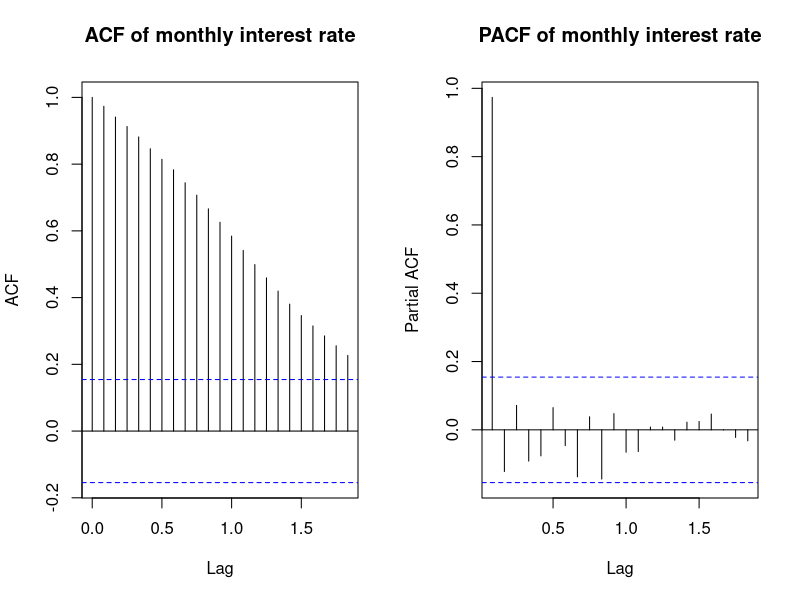
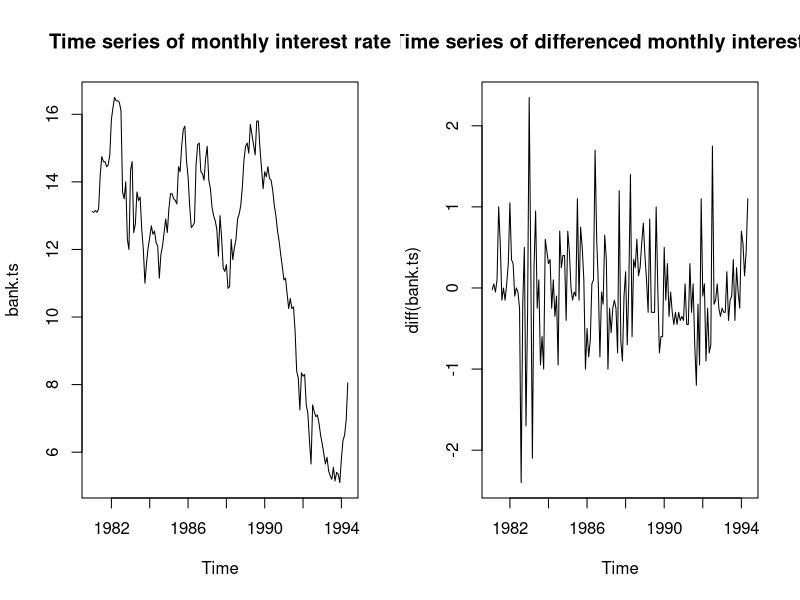
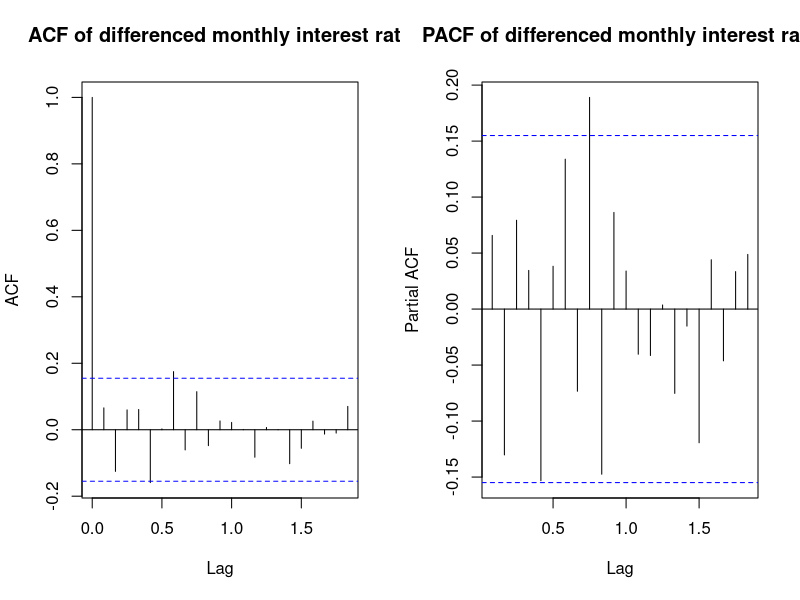
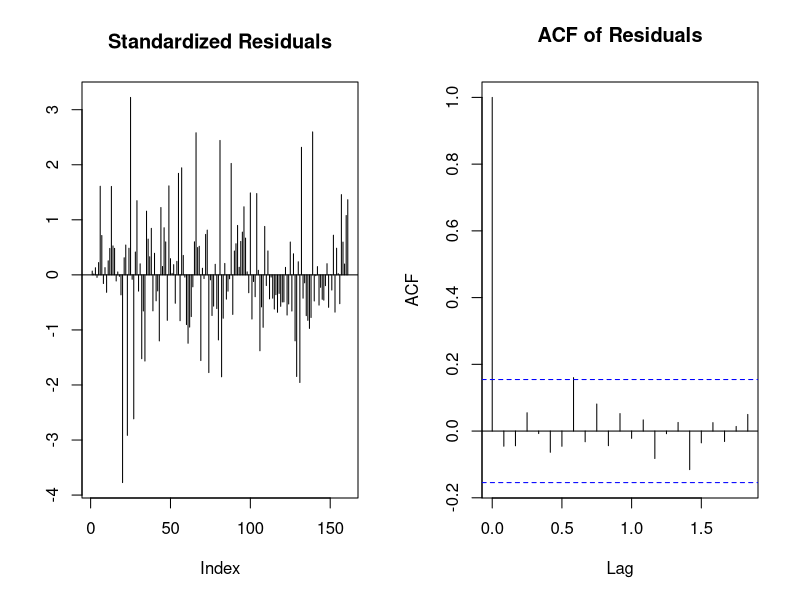
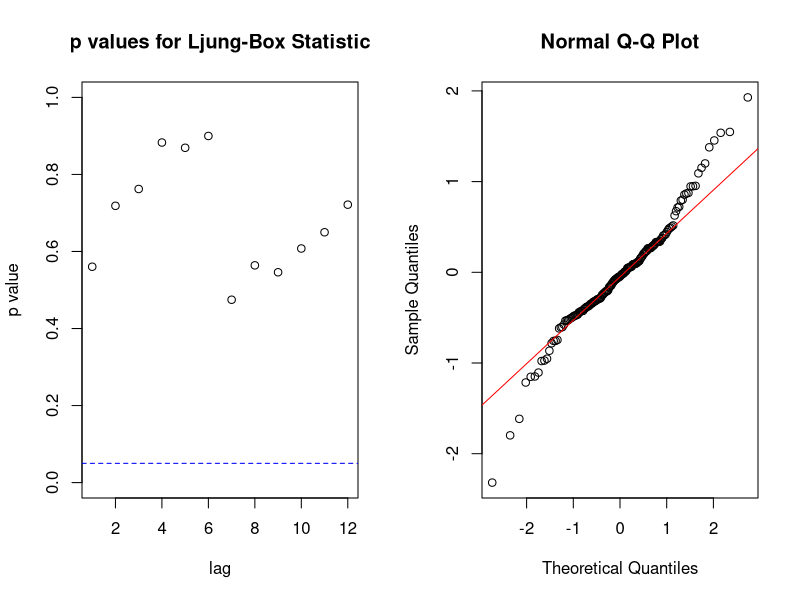
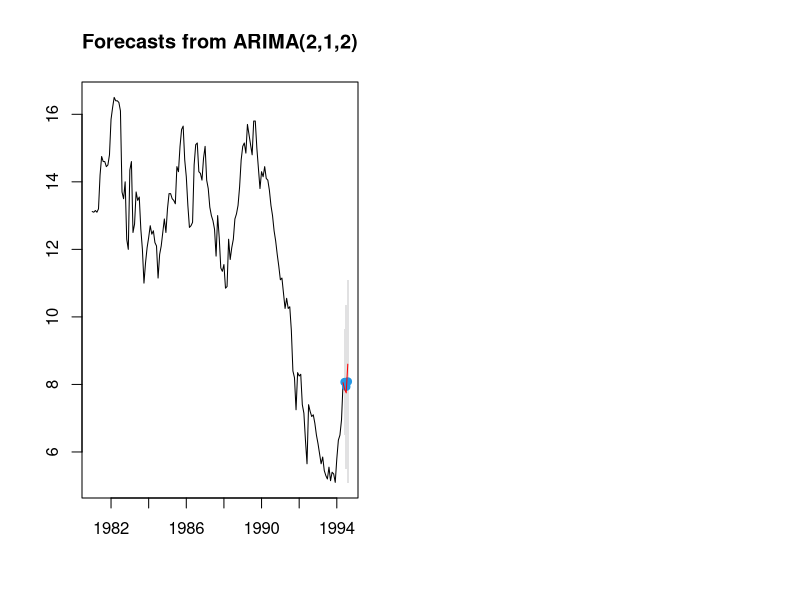
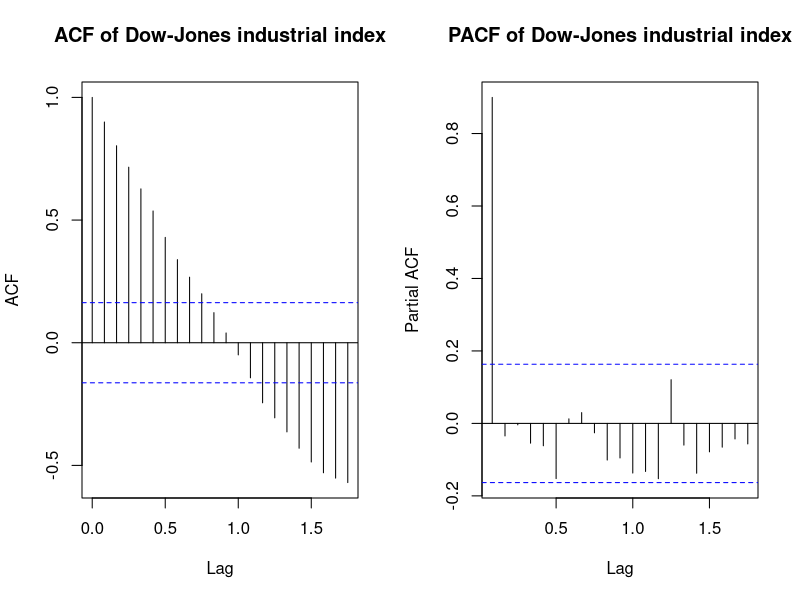
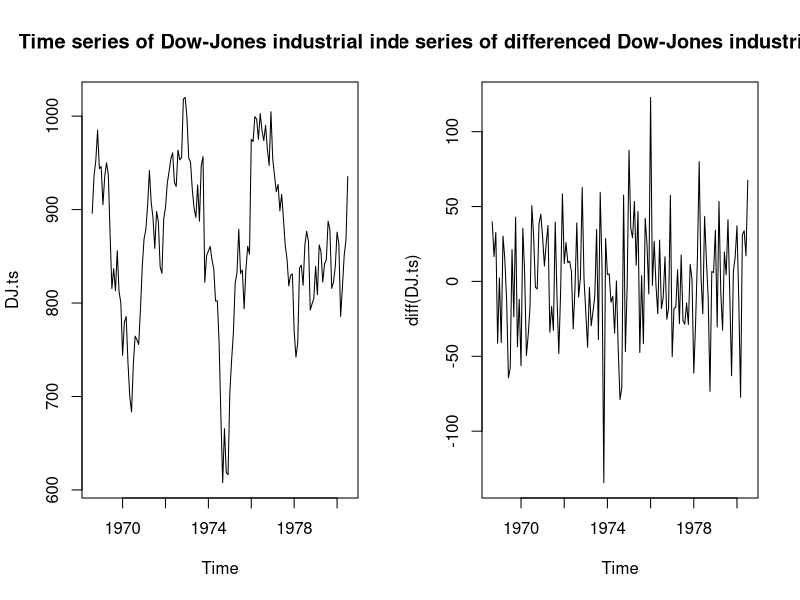

Here is the R script that generated these plots, in order:
## ---- chunk 1
bank.data <- read.table("ReserveBankofAusatraliadata.txt")
bank.data <- ts(bank.data[,1], frequency = 12, start = c(1981, 1), names = "Monthly interest rate")
bank.ts <- window(bank.data, end = c(1994, 5))
bank.test.ts <- window(bank.data, start = c(1994, 5))
par(mfrow = c(1, 2))
acf(bank.ts, main = "ACF of monthly interest rate")
pacf(bank.ts, main = "PACF of monthly interest rate")
## ---- chunk 2
par(mfrow = c(1, 2))
plot.ts(bank.ts, main = "Time series of monthly interest rate")
plot.ts(diff(bank.ts), main = "Time series of differenced monthly interest rate")
acf(diff(bank.ts), main = "ACF of differenced monthly interest rate")
pacf(diff(bank.ts), main = "PACF of differenced monthly interest rate")
## ---- chunk 3
library(tseries)
arima010 <- arima(bank.ts, order = c(0,1,0))
## ---- chunk 4
model <- c()
for (p in c(0,1,2)) {
    for (d in c(0,1,2)) {
        for (q in c(0,1,2)) {
            do.call("<-", list(paste(c("arima", p, d, q), collapse = ""), arima(bank.ts, order = c(p, d, q))))
            model <- c(model, paste(c("arima", p, d, q), collapse = ""))
        }
    }
}
sigma2 <- sapply(paste(model, "$sigma2", sep=""), function(x) eval(parse(text = x)))
loglik <- sapply(paste(model, "$loglik", sep=""), function(x) eval(parse(text = x)))
aic <- sapply(paste(model, "$aic", sep=""), function(x) eval(parse(text = x)))
model.comp <- data.frame(sigma2 = sigma2, loglik = loglik, aic = aic, row.names = model)
model.comp$" " <- rep("", nrow(model.comp))
model.comp[which.min(model.comp$aic), 4] <- "<- selected"
model.comp
## ---- chunk 5
par(mfrow = c(1, 2))
plot(scale(arima212$residuals), type = "h", ylab = "", main = "Standardized Residuals")
abline(h = 0)
acf(arima212$residuals, main = "ACF of Residuals")
plot(x = 1:12,
     y = sapply(1:12, function(x) Box.test(arima212$residuals, type = "Ljung-Box", lag = x)$p.value),
     main = "p values for Ljung-Box Statistic",
     xlab = "lag",
     ylab = "p value",
     ylim = c(0, 1))
abline(h = 0.05, lty = 2, col = "blue")
qqnorm(arima212$residuals)
qqline(arima212$residuals, col = "red")
## ---- chunk 6
library(forecast)
bank.fcst <- forecast(arima212, h = 3, level = 99)
plot(bank.fcst)
lines(bank.test.ts, col = "red")
bank.fcst
## ---- chunk 7
DJ.data <- read.table("Dow-Jones.industrial.index.txt", row.names = 1)
DJ.data <- ts(DJ.data[,1], frequency = 12, start = c(1968, 8), names = "Dow-Jones industrial index")
DJ.ts <- window(DJ.data, end = c(1980, 7))
DJ.test.ts <- window(DJ.data, start = c(1980,7))
par.default <- par()
par(mfrow = c(1, 2))
acf(DJ.ts, main = "ACF of Dow-Jones industrial index")
pacf(DJ.ts, main = "PACF of Dow-Jones industrial index")
## ---- chunk 8
par(mfrow = c(1, 2))
plot.ts(DJ.ts, main = "Time series of Dow-Jones industrial index")
plot.ts(diff(DJ.ts), main = "Time series of differenced Dow-Jones industrial index")
acf(diff(DJ.ts), main = "ACF of differenced Dow-Jones industrial index")
pacf(diff(DJ.ts), main = "PACF of differenced Dow-Jones industrial index")
## ---- chunk 9
arima010 <- arima(DJ.ts, order = c(0,1,0))
## ---- chunk 10
model <- c()
for (p in c(0,1,2)) {
    for (d in c(0,1,2)) {
        for (q in c(0,1,2)) {
            do.call("<-", list(paste(c("arima", p, d, q), collapse = ""), arima(DJ.ts, order = c(p, d, q))))
            model <- c(model, paste(c("arima", p, d, q), collapse = ""))
        }
    }
}
sigma2 <- sapply(paste(model, "$sigma2", sep=""), function(x) eval(parse(text = x)))
loglik <- sapply(paste(model, "$loglik", sep=""), function(x) eval(parse(text = x)))
aic <- sapply(paste(model, "$aic", sep=""), function(x) eval(parse(text = x)))
model.comp <- data.frame(sigma2 = sigma2, loglik = loglik, aic = aic, row.names = model)
model.comp$" " <- rep("", nrow(model.comp))
model.comp[which.min(model.comp$aic), 4] <- "<- selected"
model.comp
## ---- chunk 11
par(mfrow = c(1, 2))
plot(scale(arima021$residuals), type = "h", ylab = "", main = "Standardized Residuals")
abline(h = 0)
acf(arima021$residuals, main = "ACF of Residuals")
plot(x = 1:12,
     y = sapply(1:12, function(x) Box.test(arima021$residuals, type = "Ljung-Box", lag = x)$p.value),
     main = "p values for Ljung-Box Statistic",
     xlab = "lag",
     ylab = "p value",
     ylim = c(0, 1))
abline(h = 0.05, lty = 2, col = "blue")
qqnorm(arima021$residuals)
qqline(arima021$residuals, col = "red")
## ---- chunk 12
library(forecast)
DJ.fcst <- forecast(arima021, h = 13, level = 90)
plot(DJ.fcst)
lines(DJ.test.ts, col = "red")
DJ.fcst.point <- data.frame(Real.Value = DJ.test.ts[-1], Point.Forecast = DJ.fcst$mean, Lo.90 = DJ.fcst$lower[,1], Hi.90 = DJ.fcst$upper[,1])[c(1,13),]
row.names(DJ.fcst.point) <- c("Aug 1980", "Aug 1981")
DJ.fcst.point
